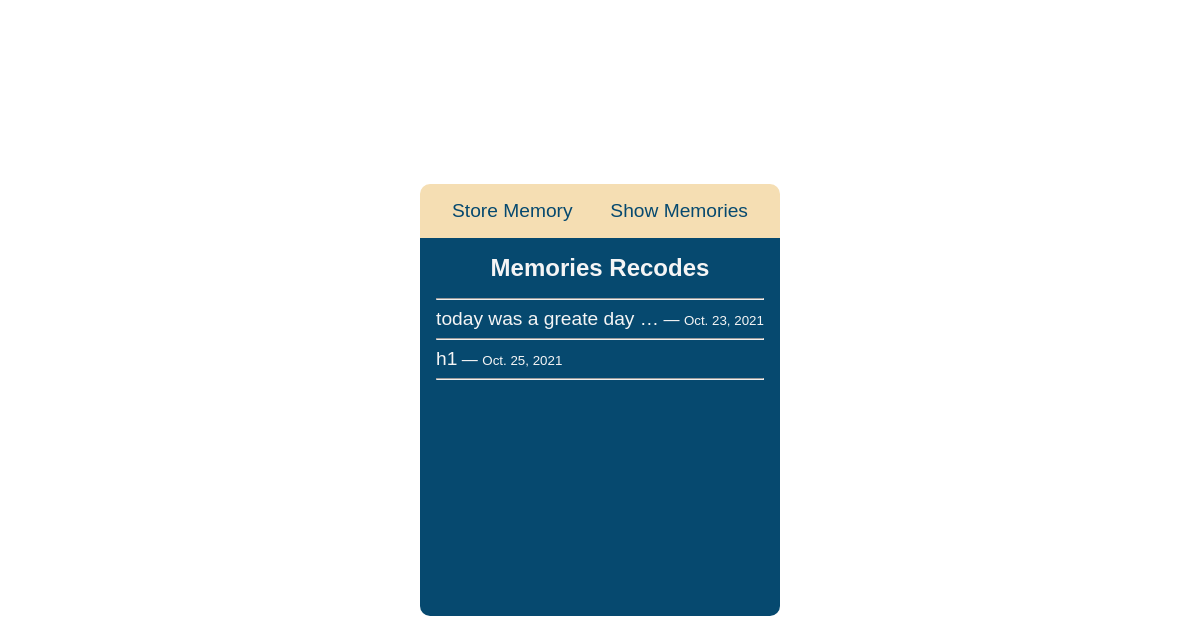
/memories/, run on an earlier commit of the app's database.
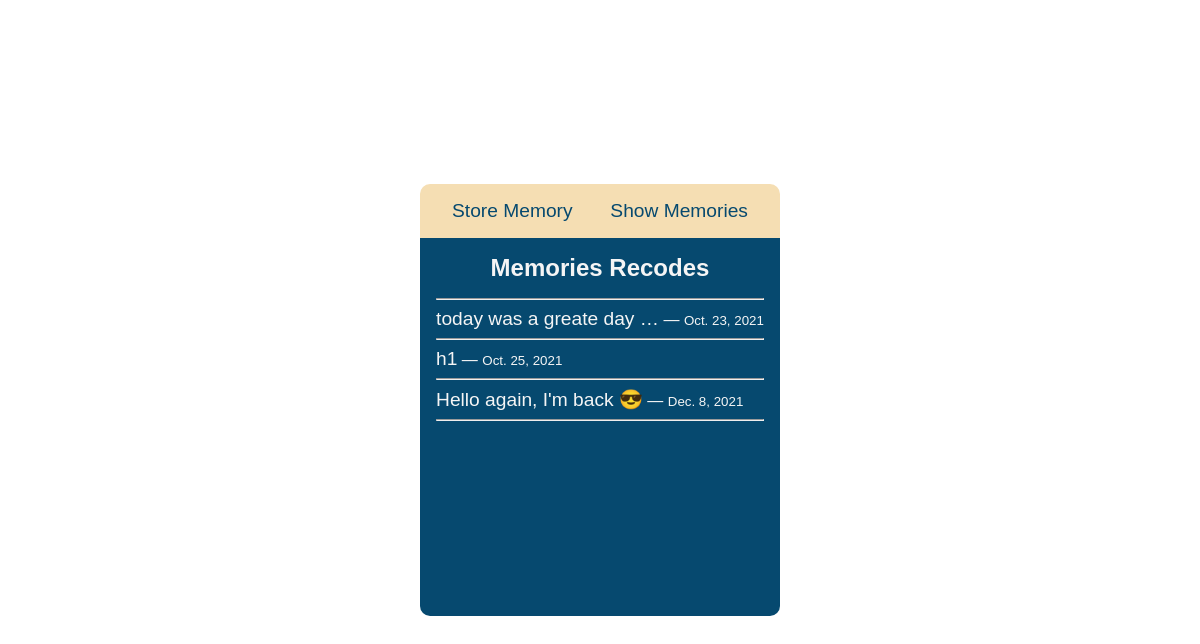
And on a later commit of the database.
### memoryhome/models.py (models this page shows, shortened)
class Memory(models.Model):
    memory = models.TextField(_("memory body"))
    created = models.DateTimeField(_("created"),auto_now_add=True)
    photo = models.ImageField(_("memory image"), upload_to='images', blank=True, null=True)

### memoryhome/views.py (the view)
# urls.py: path('', MemoryList.as_view(), name='memory_list'),
class MemoryList(ListView):
    model = Memory

### templates/memoryhome/memory_list.html
{% extends 'base.html' %}
{% block content %}
    <div class="memories-list">
        <h2>Memories Recodes</h2>
        <hr>
        <ul>
            {% for memory in object_list %}
                <li><a href="{% url 'memoryhome:memory_detail' memory.id %}">{{ memory.memory|truncatewords:5 }}</a> &mdash; <small>{{ memory.created|date }}</small></li>
                <hr>
            {% endfor %}
        </ul>
    </div>
{% endblock content %}

### templates/base.html (shortened to what this page needs)
<!DOCTYPE html>
<html lang="en">
<head>
    {% load static %}
    <link rel="stylesheet" href="{% static 'css/main_style.css' %}">
</head>
<body>
    <div class="container">
        {% include 'navbar.html' %}
        <main>
            {% block content %}{% endblock content %}
        </main>
    </div>
</body>
</html>

### templates/navbar.html
<nav>
    <ul>
        <li><a href="{% url 'memoryhome:memory_create' %}">Store Memory</a></li>
        <li><a href="{% url 'memoryhome:memory_list' %}">Show Memories</a></li>
    </ul>
</nav>

### static/css/main_style.css (style rules this page uses)
* { box-sizing: border-box; margin: 0; padding: 0; }
html, body { height: 100vh; width: 100vw; font-family: Arial, Helvetica, sans-serif; color: #333; overflow: hidden; display: flex; flex-direction: column; align-items: center; justify-content: center; }
.container { max-width: 500px; overflow: hidden; }
nav { padding: 1rem; background-color: wheat; color: hsl(202, 90%, 23%); border-top-left-radius: 10px; border-top-right-radius: 10px; }
nav ul { list-style: none; display: flex; justify-content: space-between; align-items: center; }
nav ul li { margin: 0 1rem; }
nav ul li a { text-decoration: none; color: inherit; font-size: 1.2rem; font-family: Arial, Helvetica, sans-serif; transition: text-decoration 5ms ease-in-out; }
.memories-list, .memory-container { background-color: hsl(202, 90%, 23%); padding: 1rem; border-bottom-left-radius: 10px; border-bottom-right-radius: 10px; color: whitesmoke; }
.memories-list h2 { text-align: center; margin-bottom: 1rem; }
.memories-list ul { list-style: none; height: 300px; overflow-y: auto; }
.memories-list ul li { margin: 0.5rem 0; }
.memories-list ul li a { color: inherit; text-decoration: none; font-size: 1.2rem; }

What changed in the data, as far as the page shows it:
added Memory: memory "Hello again, I'm back 😎", created "Dec. 8, 2021"
